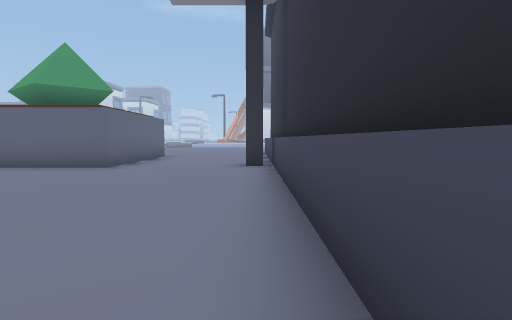
View 1 (above)

16 first-person views from a walk through a 3-D level made in the Godot game engine. The camera is 1.3 m above the floor, tilts 4° down and sees 80° across. The floor is counted in squares, 2 m on a side. Each view is taken from the middle of a square. On the plan, view 1 faces up. The plan holds only what a view shows up to about 10 squares ahead; the rest is blank. The place goes on beyond the plan. Some surface patterns are stand-ins.

View 2
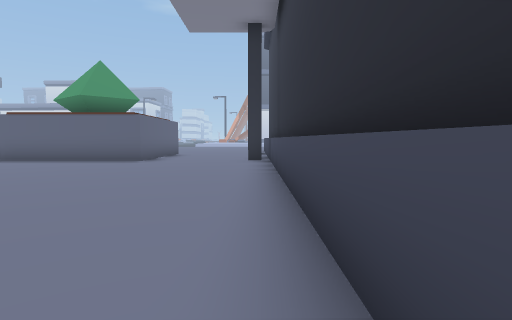

View 3
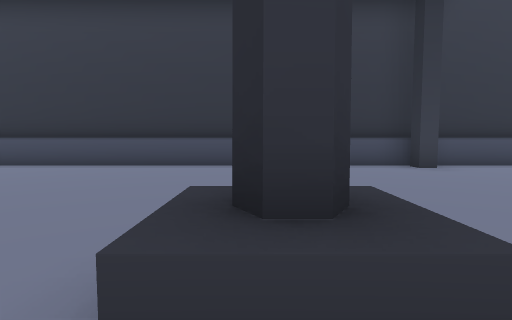

View 4
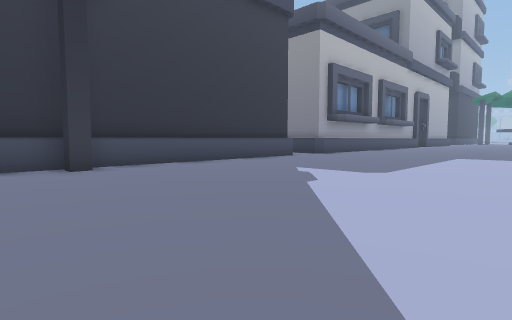

View 5
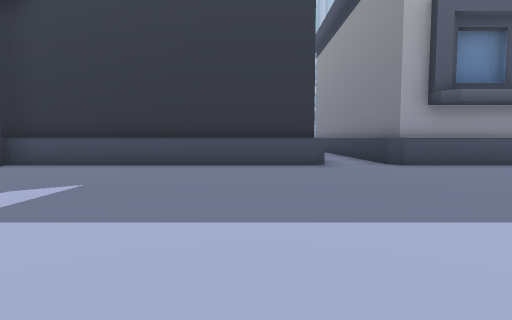

View 6
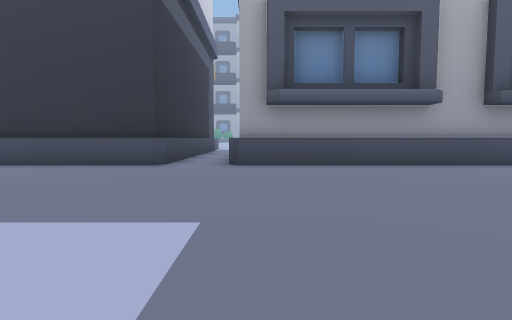

View 7
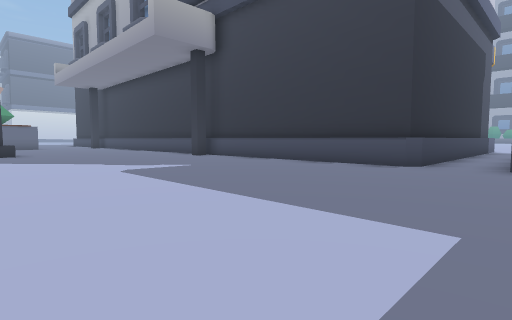

View 8
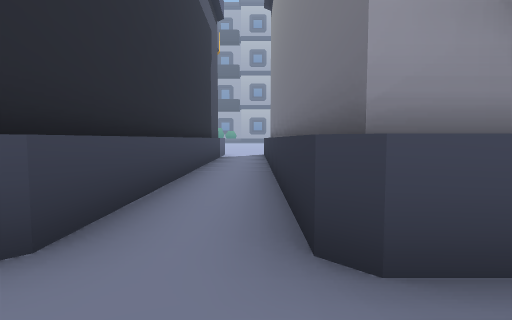

View 9
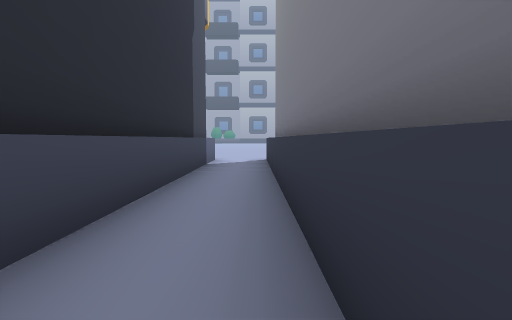

View 10
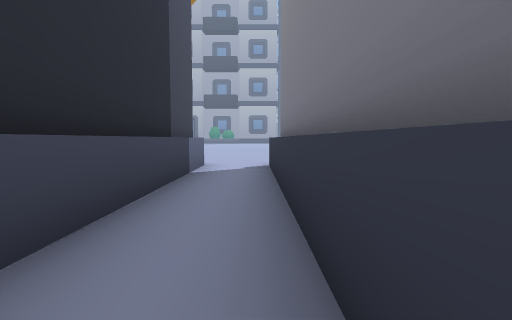

View 11
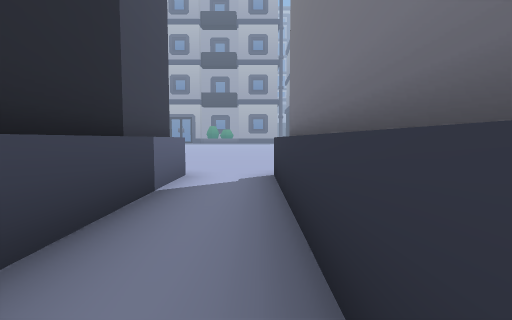

View 12
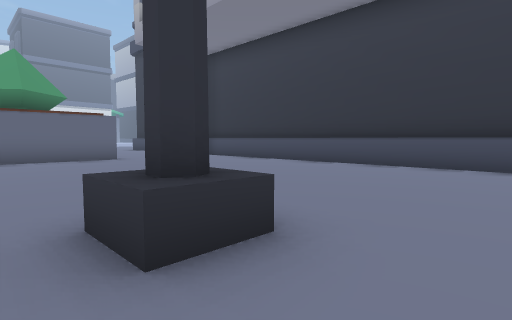

View 13
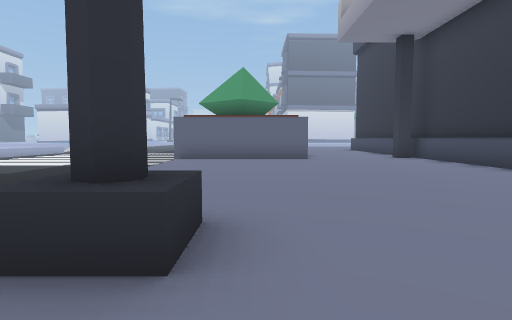

View 14
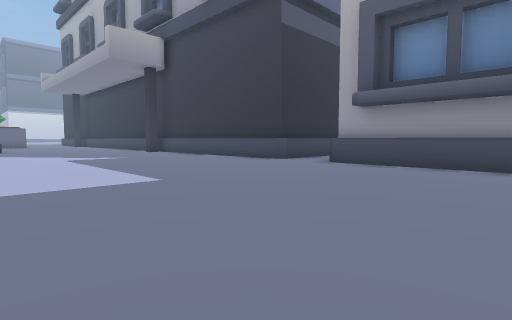

View 15
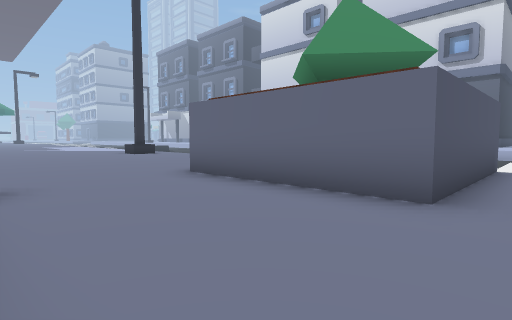

View 16
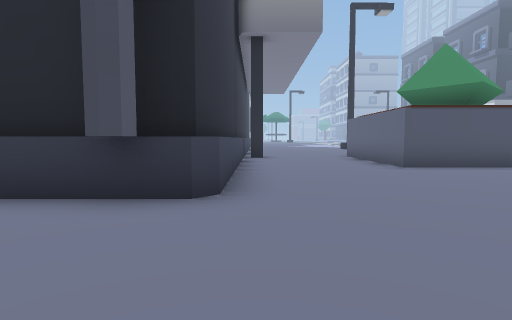

### Floor plan
Points are (right, up) in squares from view 1. A wall is a line through its corners. A room is listed if a view was taken in it or the views show most of it. See-through windows are left out.
Room 1 (views 1, 2, 3, 4, 5, 6, 7, 8, 9, 10, 11, 12, 13, 14)
walls: (-0.2, -5.1) (-0.2, -4.6) (0.2, -4.6); (0.7, -2.4) (0.7, 7.4); (0.7, -12.8) (0.4, -12.4); (0.4, -19.5) (0.4, -14.6) (0.7, -14.3) (10.5, -14.3); (0.7, -19.5) (0.7, -14.6) (11.4, -14.6); (-3.3, 6.8) (-7.6, 6.8); (0.2, 7.2) (-0.2, 7.2); (10.5, -12.5) (0.7, -12.5) (0.7, -3.4); (10.5, -12.7) (0.4, -12.7) (0.4, 7.4); (10.6, -14.3) (11.2, -14.3)
low walls: (-5.4, -0.6) (-5.4, -1.6) (-6.4, -1.6) (-6.4, -0.6)
ways out: opening at (-2, 8) to room 2; opening at (11, -13) to room 2
Room 2 (views 15, 16)
walls: (1.9, 14.5) (3, 14.5); (0.7, 9) (0.7, 10.1); (0.7, 12.4) (0.7, 14.5) (1.4, 14.5); (0.4, 10.3) (0.4, 14.7) (2.8, 14.7); (0.4, 7.4) (0.4, 9.4); (0.3, 14.4) (0.7, 14.7); (-7.5, 11.1) (-3.3, 11.1) (-3.3, 6.8); (11.5, -12.5) (10.5, -12.5); (11.5, -12.7) (10.5, -12.7)
ways out: opening at (-2, 8) to room 1; opening at (11, -13) to room 1

Where each view was taken, in squares from view 1:
view 1: 0 up, 0 right, facing up
view 2: 2 down, 0 right, facing up
view 3: 1 down, 7 left, facing right
view 4: 3 down, 7 left, facing down-right
view 5: 11 down, 7 left, facing right
view 6: 15 down, 7 left, facing right
view 7: 15 down, 7 left, facing up-right
view 8: 14 down, 1 left, facing right
view 9: 14 down, 2 right, facing right
view 10: 14 down, 4 right, facing right
view 11: 14 down, 6 right, facing right
view 12: 3 down, 7 left, facing up-right
view 13: 3 down, 5 left, facing up
view 14: 19 down, 7 left, facing up-right
view 15: 12 up, 0 right, facing down-left
view 16: 18 up, 0 right, facing down
